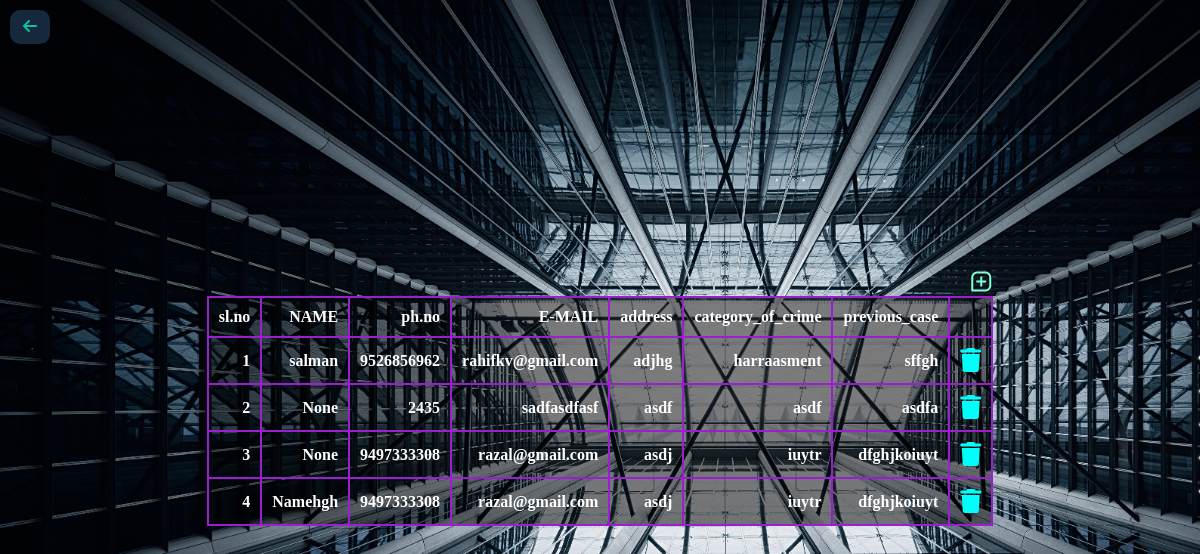
The app's page /viewcriminals, older data.
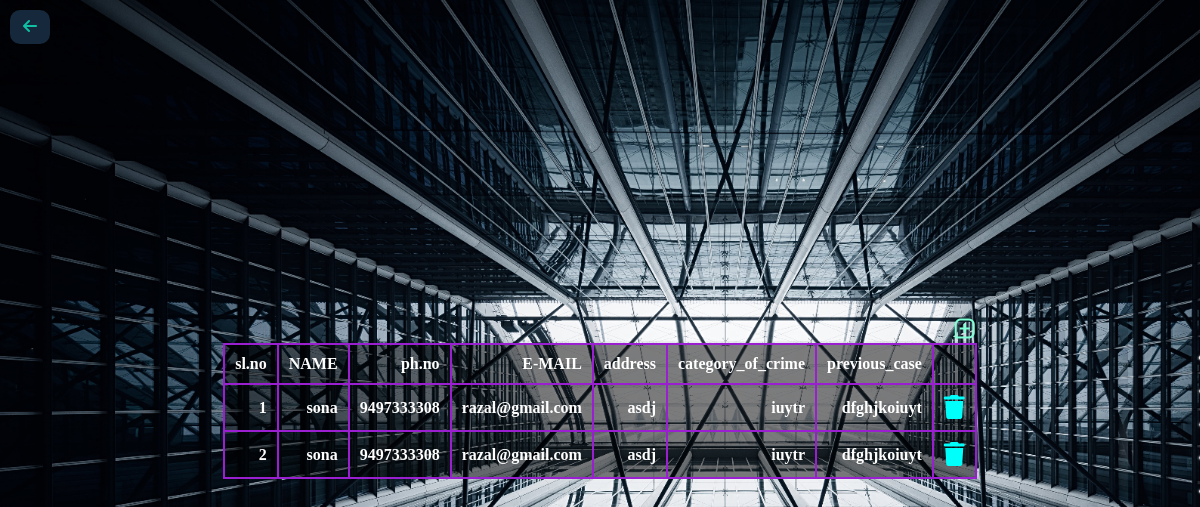
The same page, newer data.
### theftdetection_app/models.py (models this page shows)
class CriminalsTable(models.Model):
    POLICESTATION = models.ForeignKey(PoliceTable, on_delete=models.CASCADE)
    Name = models.CharField(max_length=30, blank=True, null=True)
    photo = models.FileField(blank=True, null=True)
    phonenumber = models.BigIntegerField(blank=True, null=True)
    email = models.CharField(max_length=20, blank=True, null=True)
    id_proof = models.CharField(max_length=20, blank=True, null=True)
    Address = models.CharField(max_length=30, blank=True, null=True)
    category_of_crime =models.CharField(max_length=20, blank=True, null=True)
    previous_cases =models.CharField(max_length=20, blank=True, null=True)

### theftdetection_app/views.py (the view)
# urls.py: path('viewcriminals',ViewCriminals.as_view(),name="viewcriminals"),
class ViewCriminals(View):
    def get(self,request):
        obj = CriminalsTable.objects.all()
        return render(request,"administration/view criminals.html", {'val': obj})

### templates/administration/view criminals.html (shortened to what this page needs)
{% load static %}
<!DOCTYPE html>
<html lang="en">
<head>
<link rel="stylesheet" href="{% static 'viewcriminals.css' %}">
<link href='https://unpkg.com/boxicons@2.1.4/css/boxicons.min.css' rel='stylesheet'>
<link rel="stylesheet" href="https://cdnjs.cloudflare.com/ajax/libs/font-awesome/6.7.1/css/all.min.css">
</head>
<body>
    <a href="#" class="back-btn" onclick="history.back()"> <i class="fa-solid fa-arrow-left"></i></a>
   <div style="text-align: right;">
    <a href="/addcriminals" ><i class='bx bx-message-square-add  icon' style="color: aquamarine; font-size: 24px;"></i></a>
    <table>
        <thead>
            <tr>
                <th>sl.no</th>
                <th>NAME</th>
                <th>ph.no</th>
                <th>E-MAIL</th>
                <th>address</th>
                <th>category_of_crime</th>
                <th>previous_case</th>
                <th></th>
            </tr>
    </thead>
    <tbody>
        {% for i in val %}
        <tr>
            <td>{{ forloop.counter }}</td>
            <td>{{ i.Name }}</td>
            <td>{{ i.phonenumber }}</td>
            <td>{{ i.email }}</td>
            <td>{{ i.Address }}</td>
            <td>{{ i.category_of_crime }}</td>
            <td>{{ i.previous_cases }}</td>
            <td>
                <a href="delete_criminals/{{ i.LOGIN.id }}"  onclick="return confirm('Are you sure you want to delete this item?')"><i class="fa-solid fa-trash" style="color: rgb(0, 255, 251); font-size: 24px;"></i></a>
            </td>
        </tr>
        {% endfor %}
    </tbody>
</table>
</div>
</body>
</html>

### static/viewcriminals.css (style rules this page uses)
body { background-image: url(1.jpg); background-repeat: no-repeat; background-size: cover; display: flex; flex-direction: column; justify-content: center; height: 100vh; align-items: center; }
.back-btn { text-decoration: none; background-color: rgba(28, 51, 73, 0.8); padding: 8px 13px; border-radius: 10px; color: rgb(16, 192, 165); position:absolute; top: 10px; left: 10px; }
table { width: 45%; border-collapse: collapse; margin-bottom:20px ; background-color: rgba(0, 0, 0, 0.5); }
table,th,td { border: 2px solid rgb(153, 31, 209); color:white; font-weight: bold; padding: 10px; }

Row changes from the older to the newer data that the page shows:
removed CriminalsTable: Name "salman", phonenumber "9526856962", email "rahifkv@gmail.com", Address "adjhg", category_of_crime "harraasment", previous_cases "sffgh"
removed CriminalsTable: Name "None", phonenumber "2435", email "sadfasdfasf", Address "asdf", category_of_crime "asdf", previous_cases "asdfa"
removed CriminalsTable: Name "None", phonenumber "9497333308", email "razal@gmail.com", Address "asdj", category_of_crime "iuytr", previous_cases "dfghjkoiuyt"
removed CriminalsTable: Name "Namehgh", phonenumber "9497333308", email "razal@gmail.com", Address "asdj", category_of_crime "iuytr", previous_cases "dfghjkoiuyt"
added CriminalsTable: Name "sona", phonenumber "9497333308", email "razal@gmail.com", Address "asdj", category_of_crime "iuytr", previous_cases "dfghjkoiuyt"
added CriminalsTable: Name "sona", phonenumber "9497333308", email "razal@gmail.com", Address "asdj", category_of_crime "iuytr", previous_cases "dfghjkoiuyt"
